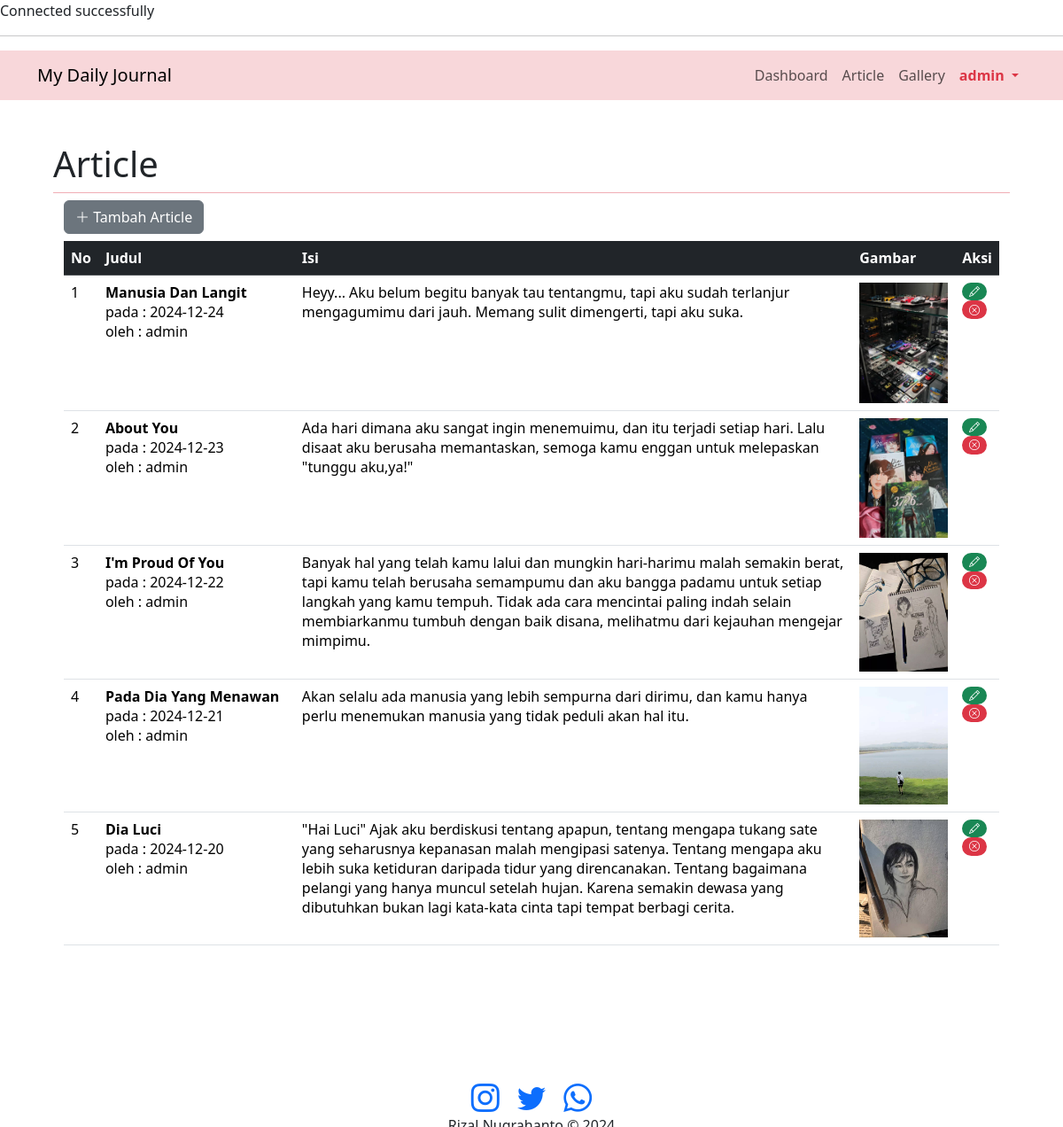
Screenshot of /admin.php?page=article (signed in) with the database file from the repository.
### tables this page shows
CREATE TABLE `article` (
  `id` int(11) NOT NULL,
  `judul` text DEFAULT NULL,
  `isi` text DEFAULT NULL,
  `gambar` text DEFAULT NULL,
  `tanggal` date DEFAULT NULL,
  `username` varchar(50) DEFAULT NULL
);

### article.php (the view, shortened to what this page needs)
<div class="container">
    <button type="button" class="btn btn-secondary mb-2" data-bs-toggle="modal" data-bs-target="#modalTambah">
        <i class="bi bi-plus-lg"></i> Tambah Article
    </button>
    <div class="row">
        <div class="table-responsive">
            <table class="table table-hover">
                <thead class="table-dark">
                    <tr>
                        <th>No</th>
                        <th class="w-25">Judul</th>
                        <th class="w-75">Isi</th>
                        <th class="w-25">Gambar</th>
                        <th class="w-25">Aksi</th>
                    </tr>
                </thead>
                <tbody>
                    <?php
                    $sql = "SELECT * FROM article ORDER BY tanggal DESC";
                    $hasil = $conn->query($sql);
                    $no = 1;
                    while ($row = $hasil->fetch_assoc()) {
                    ?>
                    <tr>
                        <td><?= $no++ ?></td>
                        <td>
                            <strong><?= $row["judul"] ?></strong>
                            <br>pada : <?= $row["tanggal"] ?>
                            <br>oleh : <?= $row["username"] ?>
                        </td>
                        <td><?= $row["isi"] ?></td>
                        <td>
                            <?php if ($row["gambar"] != '' && file_exists('img/' . $row["gambar"])) { ?>
                                <img src="img/<?= $row["gambar"] ?>" width="100">
                            <?php } ?>
                        </td>
                        <td>
                            <a href="#" title="edit" class="badge rounded-pill text-bg-success" data-bs-toggle="modal" data-bs-target="#modalEdit<?= $row["id"] ?>"><i class="bi bi-pencil"></i></a>
                            <a href="#" title="delete" class="badge rounded-pill text-bg-danger" data-bs-toggle="modal" data-bs-target="#modalHapus<?= $row["id"] ?>"><i class="bi bi-x-circle"></i></a>
                        </td>
                    </tr>
                    <?php } ?>
                </tbody>
            </table>
        </div>
    </div>
</div>

### koneksi.php (shortened to what this page needs)
<?php
echo "Connected successfully<hr>";
?>

### admin.php (shortened to what this page needs)
<?php
include "koneksi.php";
?>
<!DOCTYPE html>
<html lang="en">
<head>
    <link
    rel="stylesheet"
    href="https://cdn.jsdelivr.net/npm/bootstrap-icons@1.11.1/font/bootstrap-icons.css"
    />
    <link
    href="https://cdn.jsdelivr.net/npm/bootstrap@5.3.2/dist/css/bootstrap.min.css"
    rel="stylesheet"
    />
</head>
<body>
    <nav class="navbar navbar-expand-sm bg-body-tertiary sticky-top bg-danger-subtle">
    <div class="container">
        <a class="navbar-brand" target="_blank" href=".">My Daily Journal</a>
        <div class="collapse navbar-collapse" id="navbarSupportedContent">
        <ul class="navbar-nav ms-auto mb-2 mb-lg-0 text-dark">
            <li class="nav-item">
                <a class="nav-link" href="admin.php?page=dashboard">Dashboard</a>
            </li>
            <li class="nav-item">
                <a class="nav-link" href="admin.php?page=article">Article</a>
            </li>
            <li class="nav-item">
                <a class="nav-link" href="admin.php?page=gallery">Gallery</a>
            </li>
            <li class="nav-item dropdown">
                <a class="nav-link dropdown-toggle text-danger fw-bold" href="#" role="button" data-bs-toggle="dropdown" aria-expanded="false">
                    <?= $_SESSION['username']?>
                </a>
            </li>
        </ul>
        </div>
    </div>
    </nav>
    <section id="content" class="p-5">
    <div class="container">
        <?php
        if(isset($_GET['page'])){
        ?>
            <h4 class="lead display-6 pb-2 border-bottom border-danger-subtle"><?= ucfirst($_GET['page'])?></h4>
            <?php
            include($_GET['page'].".php");
        }else{
        ?>
            <h4 class="lead display-6 pb-2 border-bottom border-danger-subtle">Dashboard</h4>
            <?php
            include("dashboard.php");
        }
        ?>
    </div>
    </section>
    <footer id="footer" class="text-center p-5">
        <div>
          <a href="https://www.instagram.com/rzalra"
            ><i class="bi bi-instagram h2 p-2"></i
          ></a>
          <a href="https://twitter.com/udinusofficial"
            ><i class="bi bi-twitter h2 p-2"></i
          ></a>
          <a href="https://wa.me/+628232262526"
            ><i class="bi bi-whatsapp h2 p-2"></i
          ></a>
        </div>
        <div>Rizal Nugrahanto &copy; 2024</div>
    </footer>
</body>
</html>

### admin.php (style rules this page uses)
html { position: relative; min-height: 100%; }
body { margin-bottom: 100px; }
footer { position: absolute; bottom: 0; width: 100%; height: 100px; }

### rows the page displays
article: judul "Manusia Dan Langit", tanggal "2024-12-24", username "admin", isi "Heyy... Aku belum begitu banyak tau tentangmu, tapi aku sudah terlanjur mengagumimu dari jauh. Memang sulit dimengerti, tapi aku suka.", gambar (picture)
article: judul "About You", tanggal "2024-12-23", username "admin", isi "Ada hari dimana aku sangat ingin menemuimu, dan itu terjadi setiap hari. Lalu disaat aku berusaha memantaskan, semoga kamu enggan untuk melepaskan \"tunggu aku,ya!\"", gambar (picture)
article: judul "I'm Proud Of You", tanggal "2024-12-22", username "admin", isi "Banyak hal yang telah kamu lalui dan mungkin hari-harimu malah semakin berat, tapi kamu telah berusaha semampumu dan aku bangga padamu untuk setiap langkah yang kamu tempuh. Tidak ada cara mencintai paling indah selain membiarkanmu tumbuh dengan baik disana, melihatmu dari kejauhan mengejar mimpimu.", gambar (picture)
article: judul "Pada Dia Yang Menawan", tanggal "2024-12-21", username "admin", isi "Akan selalu ada manusia yang lebih sempurna dari dirimu, dan kamu hanya perlu menemukan manusia yang tidak peduli akan hal itu.", gambar (picture)
article: judul "Dia Luci", tanggal "2024-12-20", username "admin", isi "\"Hai Luci\" Ajak aku berdiskusi tentang apapun, tentang mengapa tukang sate yang seharusnya kepanasan malah mengipasi satenya. Tentang mengapa aku lebih suka ketiduran daripada tidur yang direncanakan. Tentang bagaimana pelangi yang hanya muncul setelah hujan. Karena semakin dewasa yang dibutuhkan bukan lagi kata-kata cinta tapi tempat berbagi cerita.", gambar (picture)

### other values shown
$_SESSION['username'] "admin"
$_GET['page'] "Article"
